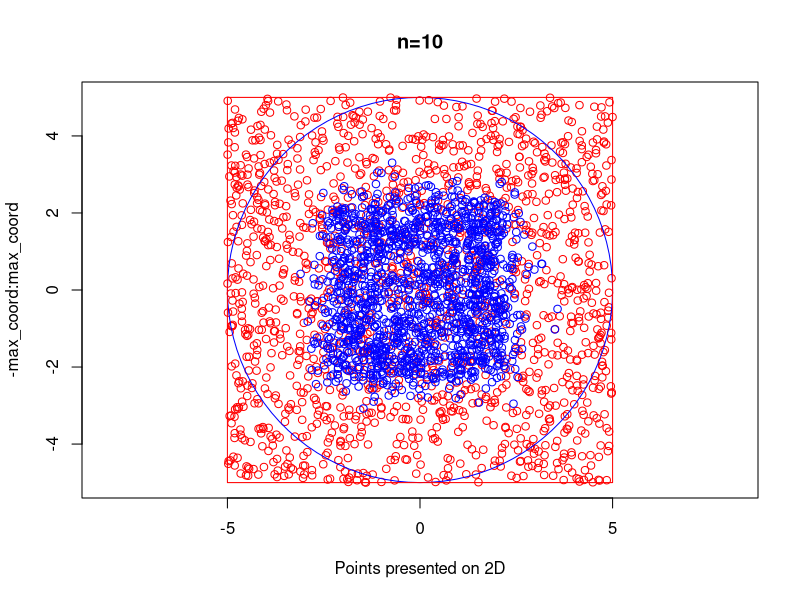
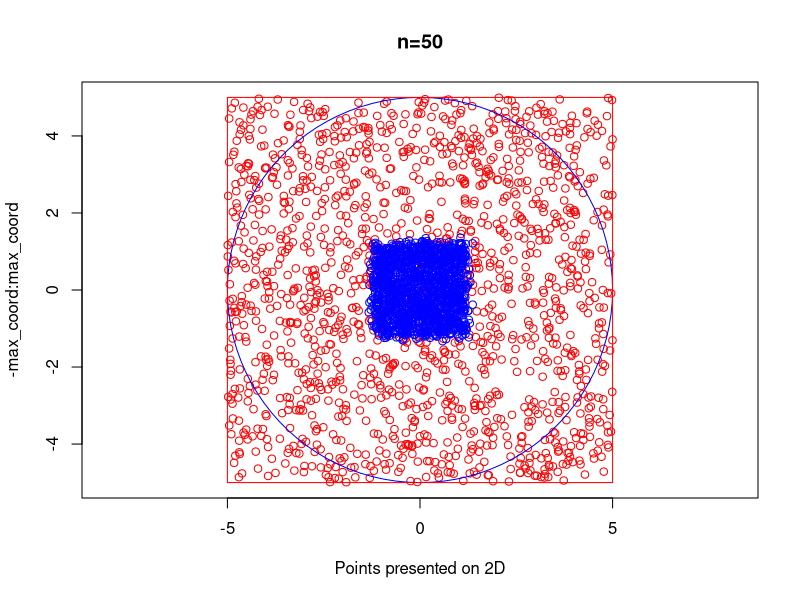
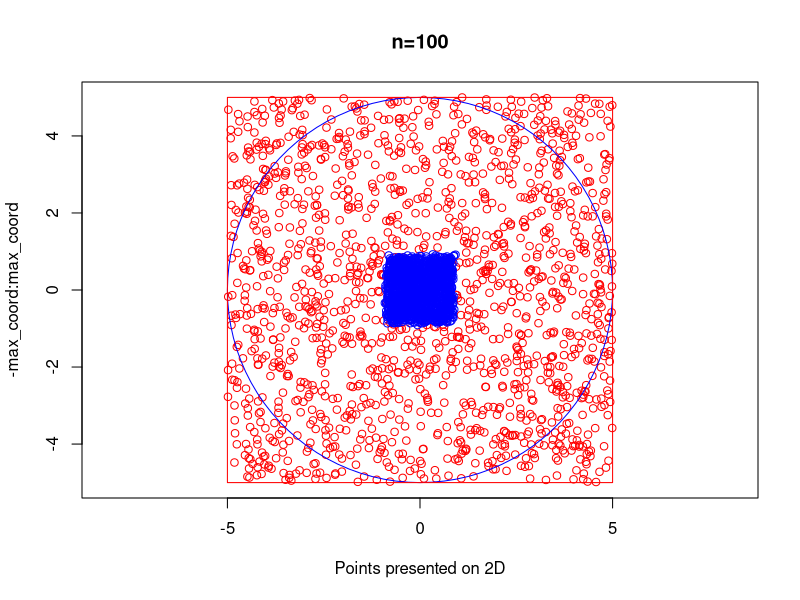
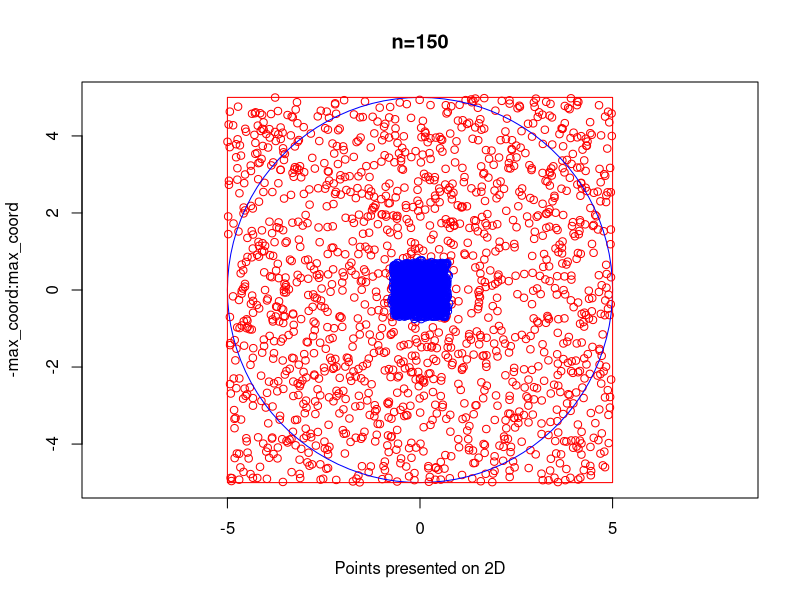
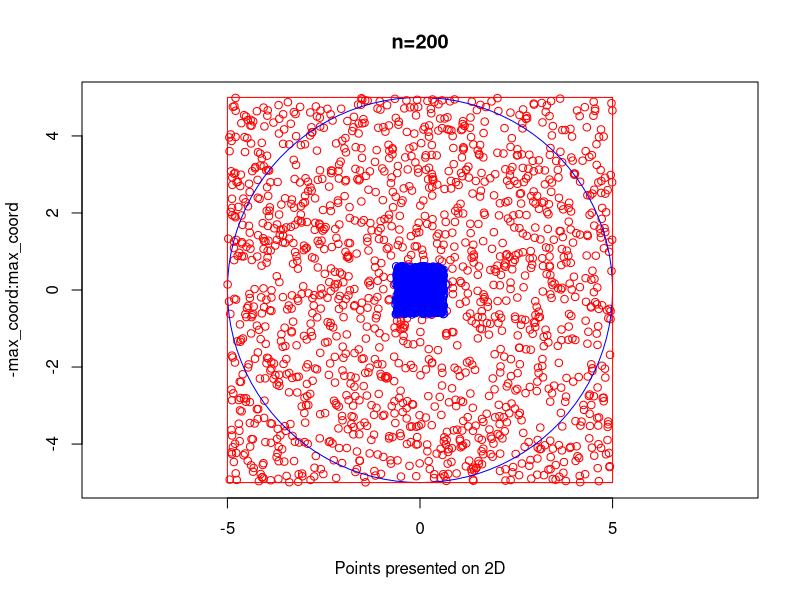

Recreate these plots in R, in order. (Note: a time limit stopped this script after it produced the figures.)
library("plotrix")

side_lenght_hypercube <- 10
number_of_points_to_generate <-1500
maximum_dimension <- 200
minimum_dimension <- 3

all_points_in_cube = list()
all_points_in_sphere = list()


for(current_dimension in minimum_dimension:maximum_dimension)
{
  selected_points_cube <- matrix(NA,number_of_points_to_generate, current_dimension)
  selected_points_sphere <- matrix(NA,number_of_points_to_generate, current_dimension)
  
  #Hypercube generation
  for (i in 1:number_of_points_to_generate){
    coordinates <- runif(current_dimension, -side_lenght_hypercube/2, side_lenght_hypercube/2)
    selected_points_cube[i,] <- coordinates
  }
  
  #Hypershpere generation
  for (i in 1:number_of_points_to_generate){
    coordinates <- runif(current_dimension, -side_lenght_hypercube/2, side_lenght_hypercube/2)
    coefficient <- 0
    for(elem in coordinates) {
      coefficient <- coefficient + elem^2
    }
    coefficient <- sqrt(coefficient)
    coordinates <- (side_lenght_hypercube/2 * (runif(n = 1, min = 0, max = 1))^(1/current_dimension)/coefficient) * coordinates
    selected_points_sphere[i,] <- coordinates
  }
  
  all_points_in_sphere[[current_dimension]] <-selected_points_sphere
  all_points_in_cube[[current_dimension]] <-selected_points_cube
}


#Generate plots with given dimensions
dimensions = c(10, 50 , 100, 150 ,200)
for(dimension in dimensions){
  points_in_cube <- all_points_in_cube[[dimension]]
  points_in_cube <- points_in_cube[,c(1,2)]
  
  points_in_sphere = all_points_in_sphere[[dimension]]
  points_in_sphere <- points_in_sphere[,c(1,2)]
  
  max_coord <- side_lenght_hypercube/2
  
  png(file = paste(toString(dimension),"_sphere_cube_on_2D.png",sep="")) 
  plot(-max_coord:max_coord, -max_coord:max_coord, type = "n", asp = 1, main = paste("n=",toString(dimension),sep=""), xlab = "Points presented on 2D")
  points(points_in_cube[,1], points_in_cube[,2], col = "red")
  points(points_in_sphere[,1], points_in_sphere[,2], col = "blue")
  draw.circle(0, 0, max_coord, border = "blue")
  rect(-max_coord, -max_coord, max_coord, max_coord, border = "red")
  dev.off()
}

#Distances from 0.0
averages_cube = matrix(NA, 1, maximum_dimension)
colnames(averages_cube) <- do.call("expression", lapply(1:maximum_dimension, function(i) i))
averages_sphere = matrix(NA, 1, maximum_dimension)
colnames(averages_sphere) <- do.call("expression", lapply(1:maximum_dimension, function(i) i))
for (dimension in minimum_dimension:maximum_dimension){
  distances_cube = list()
  distances_sphere = list()
  
  center_coordinate = rep(0, current_dimension)
  points_in_cube <- all_points_in_cube[[dimension]]
  for(point in points_in_cube){
    distance <- dist(rbind(center_coordinate, point))
    distances_cube <- c(distances_cube, distance)
  }
  
  points_in_sphere = all_points_in_sphere[[dimension]]
  for(point in points_in_sphere){
    distance <- dist(rbind(center_coordinate, point))
    distances_sphere <- c(distances_sphere, distance)
  }
  
  averages_cube[1, dimension ] <- mean(unlist(distances_cube))
  averages_sphere[1, dimension ] <- mean(unlist(distances_sphere))
}
(file = paste(toString(dimension),"_bar_averages_distances.png",sep="")) 
averages_cube <- averages_cube[ , -c(1,2)]
barplot(averages_cube,main = "Average distance from center for cube", xlab = "Dimension", ylab = "Distance", col = "darkblue")
dev.off()

png(file = paste(toString(dimension),"_sphere_averages_distances.png",sep="")) 
averages_sphere <- averages_sphere[,-c(1,2)]
barplot(averages_sphere,main = "Average distance from centerfor sphere", xlab = "Dimension", ylab = "Distance", col = "darkblue")
dev.off()


#Number of point depending on r parameter
dimensions = c(10,50,100,150,200)
for (current_dimension in dimensions){
  center_coordinate = rep(0, current_dimension)
  
  coordinates <- runif(current_dimension, -side_lenght_hypercube/2, side_lenght_hypercube/2)
  coefficient <- 0
  for(elem in coordinates) {
    coefficient <- coefficient + elem^2
  }
  coefficient <- sqrt(coefficient)
  coordinates <- (side_lenght_hypercube/2 * (runif(n = 1, min = 0, max = 1))/coefficient) * coordinates
  r_distance = dist(rbind(center_coordinate, coordinates))
  
  sequence <- seq(r_distance/10, r_distance, by=(r_distance/10))
  sequence <- lapply(sequence, function(x) round(x, digits = 2))
  
  points_regarding_r_cube = matrix(NA, 1, length(sequence))
  colnames(points_regarding_r_cube) <- sequence
  points_regarding_r_sphere = matrix(NA, 1, length(sequence))
  colnames(points_regarding_r_sphere) <- sequence
  
  n <- 1
  for(i in sequence)
  {
    points_cube_count = list()
    points_sphere_count=list()
    
    points_in_cube <- all_points_in_cube[[current_dimension]]
    for(point in points_in_cube){
      distance <- dist(rbind(center_coordinate, point))
      if(distance < i){
        points_cube_count <- c(points_cube_count, distance)
      }
    }
    
    points_in_sphere = all_points_in_sphere[[current_dimension]]
    for(point in points_in_sphere){
      distance <- dist(rbind(center_coordinate, point))
      if(distance < i){
        points_sphere_count <- c(points_sphere_count, distance)
      }
    }
    
    points_regarding_r_cube[,n]<-length(points_cube_count)
    points_regarding_r_sphere[,n]<-length(points_sphere_count)
    n <- n +1
  }
  
  
  final <- list(points_regarding_r_sphere, points_regarding_r_cube)
  final <- do.call(rbind, final)
  
  png(file = paste(toString(current_dimension),paste("_distance_from_center_sphere_cube_n",current_dimension,".png"),sep="")) 
  barplot(final, xlab = "R", ylab = "Number of points", main = paste("Number of points <R for N=",current_dimension,sep = ""), legend = c("Sphere", "Cube"), col=c("yellow","red"))
  dev.off()
}



#Generate plots with given dimensions 2D
dimensions = c(10,50,100,150,200)
for(current_dimension in dimensions){
  coordinates <- runif(current_dimension, -side_lenght_hypercube/2, side_lenght_hypercube/2)
  r_distance = side_lenght_hypercube
  center_coordinate = c(0,0)
  
  points_in_cube <- all_points_in_cube[[current_dimension]]
  points_in_cube <- points_in_cube[,c(1,2)]
  
  points_in_sphere = all_points_in_sphere[[current_dimension]]
  points_in_sphere <- points_in_sphere[,c(1,2)]
  
  sequence <- seq(r_distance/10, r_distance, by=(r_distance/10))
  sequence <- lapply(sequence, function(x) round(x, digits = 2))
  
  points_regarding_r_cube = matrix(NA, 1, length(sequence))
  colnames(points_regarding_r_cube) <- sequence
  points_regarding_r_sphere = matrix(NA, 1, length(sequence))
  colnames(points_regarding_r_sphere) <- sequence
  
  n <- 1
  for(i in sequence)
  {
    points_cube_count = list()
    points_sphere_count=list()
    
    points_in_cube <- all_points_in_cube[[current_dimension]]
    for(point in points_in_cube){
      distance <- dist(rbind(center_coordinate, point))
      if(distance < i){
        points_cube_count <- c(points_cube_count, distance)
      }
    }
    
    points_in_sphere = all_points_in_sphere[[current_dimension]]
    for(point in points_in_sphere){
      distance <- dist(rbind(center_coordinate, point))
      if(distance < i){
        points_sphere_count <- c(points_sphere_count, distance)
      }
    }
    
    points_regarding_r_cube[,n]<-length(points_cube_count)
    points_regarding_r_sphere[,n]<-length(points_sphere_count)
    n <- n +1
  }

  final <- list(points_regarding_r_sphere, points_regarding_r_cube)
  final <- do.call(rbind, final)
  png(file = paste(toString(current_dimension),paste("_distance_from_center_sphere_cube_2D_n",current_dimension,".png"),sep="")) 
  barplot(final, xlab = "R", ylab = "Number of points", main = paste("Number of points <R for N=",current_dimension,sep = ""), legend = c("Sphere", "Cube"), col=c("yellow","red"))
  dev.off()
}
